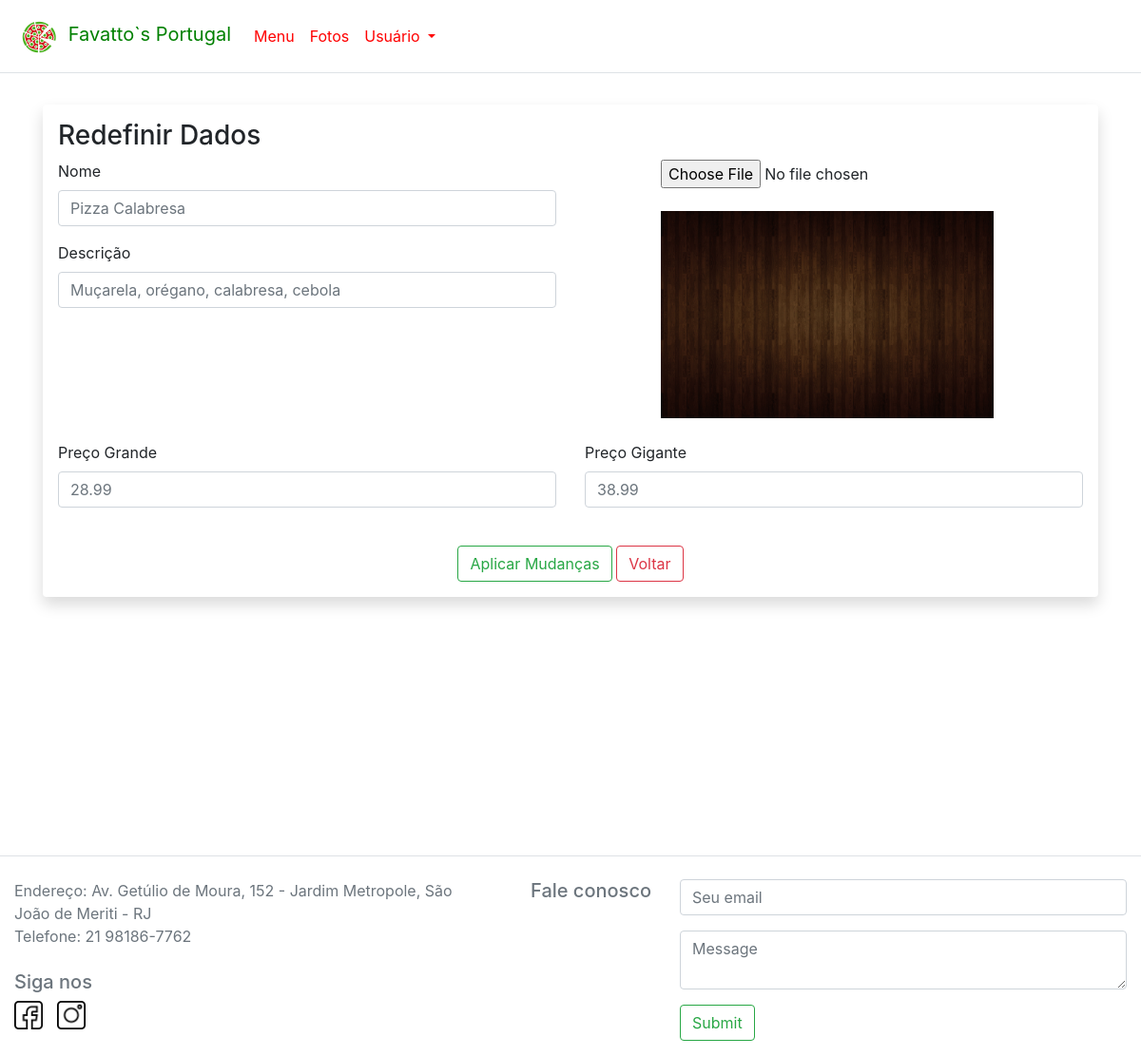
Before: /EditarProduto/EditarPView.php?id=13&categoria=1 (signed in) with the older database file.
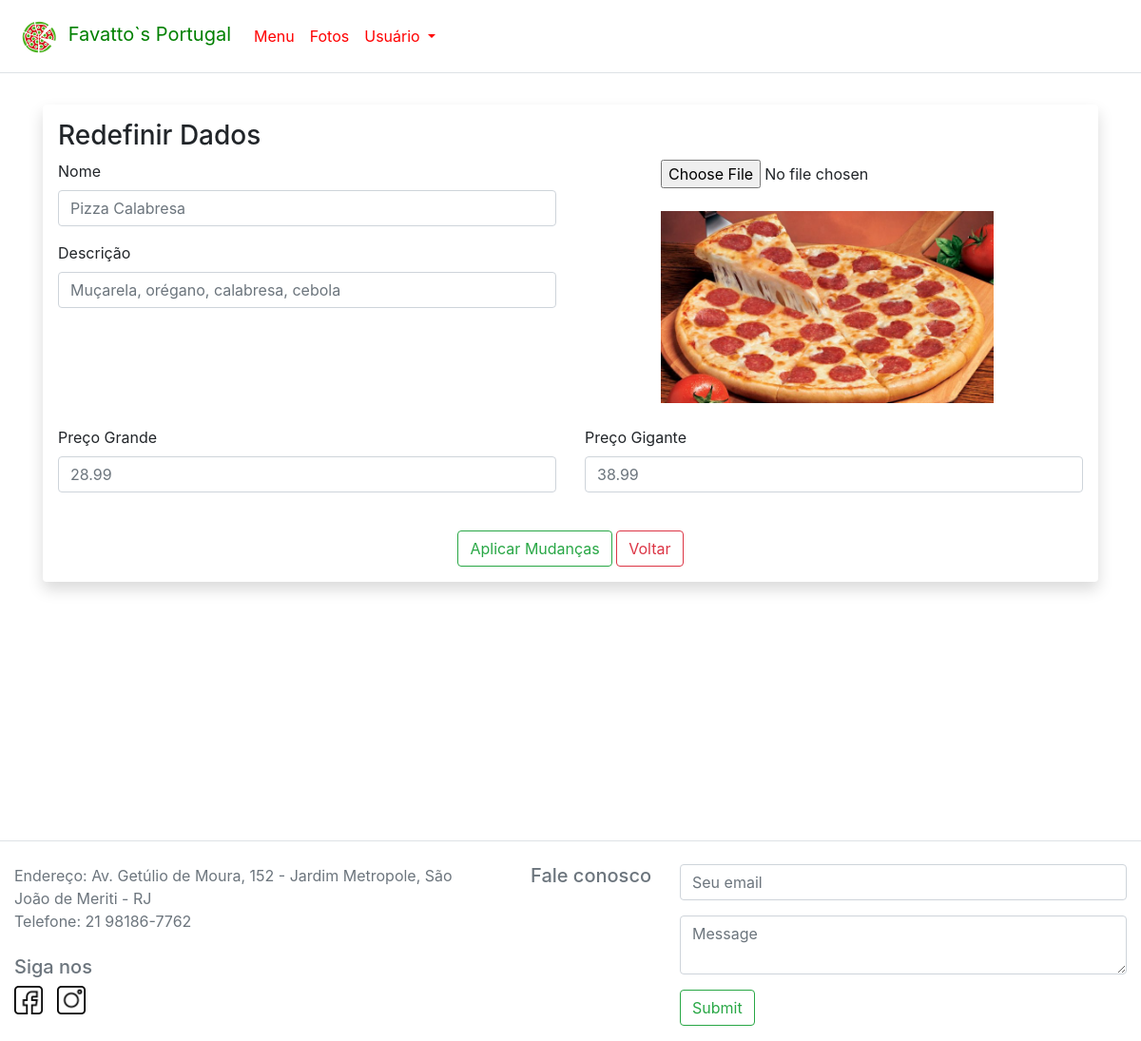
After: the same page with the newer database file.
### tables this page shows
CREATE TABLE produto(
    id int AUTO_INCREMENT,
    nome varchar(50),
    descricao varchar (300),
    qtdd_vendida int,
    preco_normal float,
    preco_grande float,
    preco_gigante float,
    categoria int,
    imagem varchar(2048),
    estado boolean,
    primary key (id),
    foreign key (categoria) references categoria(id)
);

### EditarProduto/EditarPModel.php (called while the page is built, shortened)
<?php
function BuscarProduto($id){
    $con = CriarConexao();
    $consulta = $con->prepare("SELECT * FROM produto WHERE id = :id");
    $consulta->bindValue(':id',$id);
    $consulta->execute();
    $dados = $consulta->fetch();
    return $dados;
}
?>

### EditarProduto/EditarPCtrl.php (called while the page is built)
<?php
require_once("EditarPModel.php");
function PegarProduto($id){
  $dados= BuscarProduto($id);
  return $dados;
}
?>

### EditarProduto/EditarPView.php (the view, shortened to what this page needs)
<!doctype html>
<html>
  <head>
    <link rel ="stylesheet" href ="../Estilo/bootstrap-4.1.3-dist/css/bootstrap.min.css">
  </head>
<body>
<nav class="navbar navbar-expand-sm bg navbar fixed-top border-bottom">
  <a class="navbar-brand" href="../Inicial/index.php">
              <img src="../Imagens/favatto.png" alt="Logo" style="width: 50px">
              Favatto`s Portugal
  </a>
  <div class="collapse navbar-collapse" id="collapsibleNavbar">
  <ul class="navbar-nav">
    <li class="nav-item dropdown">
      <a class="nav-link" href="../Inicial/index.php">Menu</a>
    </li>
    <li class="nav-item">
      <a class="nav-link" href="../Fotos/pagfotosView.php">Fotos</a>
    </li>
  <li class="nav-item dropdown">
    <a class="nav-link dropdown-toggle" href="#" id="navbardrop" data-toggle="dropdown">
      Usuário
    </a>
  </li>
  </div>
  </nav>
<div class="container" style="margin-top: 110px">
<div class="shadow p-3 mb-5 bg-white rounded">
  <?php
    require_once("EditarPCtrl.php");
    $dados = PegarProduto($_SESSION['id']);
  ?>
  <form enctype="multipart/form-data" method="POST" action="AlterarCtrl.php">
  <h1 style="font-size:28px">Redefinir Dados</h1>
  <div class="row">
  <div class="col">
  <div class="form-group">
  <label for ="nome"> Nome </label>
  <input type ="text" class="form-control" name="nome" id= "nome" maxlength="40" placeholder="<?php echo $dados["nome"]; ?>">
  </div>
  <div class="form-group">
  <label for ="descricao"> Descrição </label>
  <input type ="text" class="form-control" name ="descricao" id= "descricao" maxlength="100" placeholder="<?php echo $dados["descricao"]; ?>">
  </div>
  </div>
  <div class="col">
  <div class="file-field" style="style=width: 400px; padding-left: 80px;">
  <input type="file" name="imagem" id="imagem" onchange="previewImagem()"><br><br>
	<img style="width: 350px;" src="<?php echo $dados["imagem"];?>" name="pre"><br><br>
  </div>
  </div>
  </div>
  <?php
  if($_SESSION['categoria'] == 1 or $_SESSION['categoria'] == 4){
  echo '<div class="row">
        <div class="col"><div class="form-group">
        <label for ="precoG"> Preço Grande</label>
        <input type ="text" class="form-control" name ="precoG" id="precoG" maxlength="6" placeholder="'.$dados['preco_grande'].'">
        </div></div>
        <div class="col"><div class="form-group">
        <label for ="precoGG"> Preço Gigante</label>
        <input type ="text" class="form-control" name ="precoGG" id="precoGG" maxlength="6" placeholder="'.$dados['preco_gigante'].'">
        </div></div>
        </div>';
  }
  else{
    echo'<div class="col"><div class="form-group">
        <label for ="preco"> Preço </label>
        <input type ="number" class="form-control" name ="preco" id="preco" maxlength="4" placeholder="'.$dados['preco_normal'].'">
        </div>';
  }
  ?>
  <br>
  <center>
  <input type= "submit" class= "btn btn-outline-success" value= "Aplicar Mudanças">
  <a class="btn btn-outline-danger" href="../Inicial/index.php">Voltar</a>
  </center>
  </form>
</div>
</div>
<br>
<footer class="page-footer pt-4 border-top">
      <div class="container-fluid">
        <div class="row">
          <div class="col-md-5">
            Endereço: Av. Getúlio de Moura, 152 - Jardim Metropole, São João de Meriti - RJ<br> Telefone: 21 98186-7762<br><br>
          <div class="row">
            <div class="col">
            <h5> Siga nos</h5>
            <a href="https://www.facebook.com/favattosportugal">
                <img  src="../Imagens/facebook.png" style="width:30px">
            </a>
            <a href="https://www.instagram.com/favattosportugal">
                <img  src="../Imagens/instagram.png" style="width:30px; margin-left: 10px;">
            </a>
            </div>
          </div>
          </div>
          <div class="col-md-2">
                <h5 class="text-md-right">Fale conosco</h5>
            </div>
            <div class="col-md-5">
                <form>
                    <fieldset class="form-group">
                        <input type="email" class="form-control" name="email" id="email" placeholder="Seu email" pattern="[a-z0-9._%+-]+@[a-z0-9.-]+\.[a-z]{2,4}$" required>
                    </fieldset>
                    <fieldset class="form-group">
                        <textarea class="form-control" name="mensagem" id="mensagem" placeholder="Message" required></textarea>
                    </fieldset>
                    <fieldset class="form-group text-xs-right">
                        <input type ="submit" class="btn btn-outline-success">
                    </fieldset>
                </form>
            </div>
        </div>
      </div>
  </footer>
</body>
</html>

Changed rows visible on the page:
changed produto "Pizza Calabresa": imagem: a different picture
